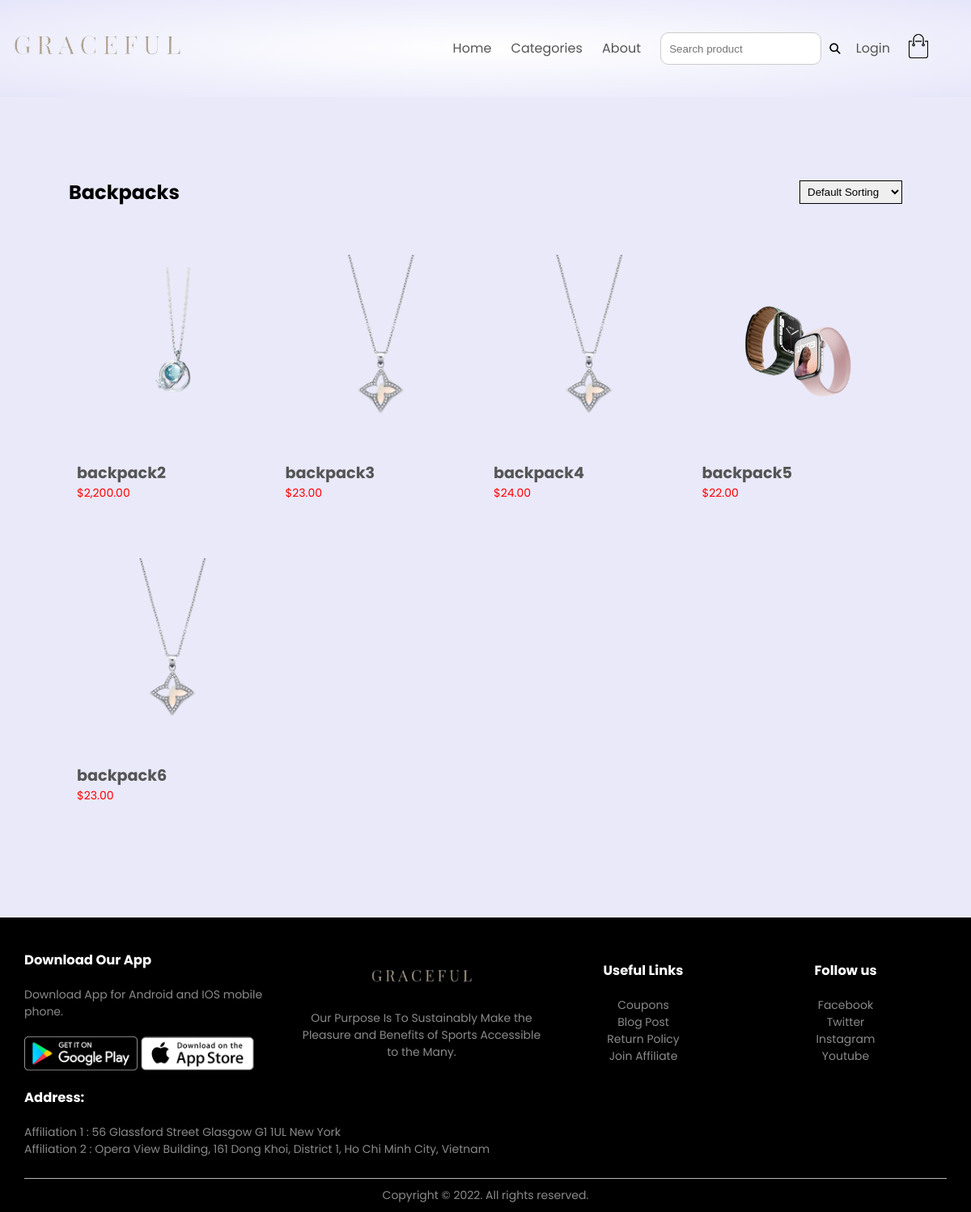
The app's page /?control=category&id=1 with its own data.
### tables this page shows
CREATE TABLE `category` (
  `category_id` int(11) NOT NULL,
  `category_name` varchar(50) NOT NULL
);

CREATE TABLE `product` (
  `product_id` int(11) NOT NULL,
  `category_id` int(11) NOT NULL,
  `product_name` varchar(255) NOT NULL,
  `product_price` varchar(100) NOT NULL,
  `product_quantity` int(11) NOT NULL,
  `product_image` varchar(50) NOT NULL,
  `product_material` varchar(255) NOT NULL,
  `product_active` int(11) NOT NULL,
  `product_description` varchar(255) NOT NULL
);

### include/cateProduct.php (the view, shortened to what this page needs)
<?php
if (isset($_GET['id'])) {
    $id = $_GET['id'];
} else {
    $id = '';
}
$orderCondition = "ORDER BY product_id asc";
if ($id == 'all') {
    $title = 'All Products';
} elseif (isset($_GET['id'])) {
    $sql_category_title = mysqli_query($conn, "SELECT * FROM category
    WHERE category_id = '$id'");
    $row_tittle = mysqli_fetch_array($sql_category_title);
    $title = $row_tittle['category_name'];
}
?>
<div class="small-container">
    <div class="row row-2">
        <h2><?php echo $title ?></h2>
        <select onchange="this.options[this.selectedIndex].value && (window.location = this.options[this.selectedIndex].value);">
            <option value="?control=category&id=<?php echo $id ?>&field=default">Default Sorting</option>
        </select>
    </div>
    <?php
    $productPerPage = 8;
    $pageNum = 1;
    $offset = ($pageNum - 1) * $productPerPage;
    if ($id == 'all') {
        $sql = "SELECT * FROM product WHERE product_active = 1 " . $orderCondition
            . " LIMIT $offset, $productPerPage";
    } else {
        $sql = "SELECT * FROM category, product
WHERE category.category_id = product.category_id AND product.category_id = '$id' AND product_active = 1 " . $orderCondition .
            " LIMIT $offset, $productPerPage";
    }
    $result = mysqli_query($conn, $sql);
    ?>
    <div style="justify-content: start;" class="row">
        <?php
        while ($col_product = mysqli_fetch_array($result)) {
        ?>
            <div class="col-4">
                <div class="p-relative">
                    <a href="?control=detail&id=<?php echo $col_product['product_id'] ?>">
                        <img src="images/<?php echo $col_product['product_image']; ?>">
                    </a>
                </div>
                <div class="pdt-10">
                    <a href="?control=detail&id=<?php echo $col_product['product_id'] ?>">
                        <h4 class="h4_product"><?php echo $col_product['product_name']; ?></h4>
                    </a>
                    <p><?php echo '$' . number_format($col_product['product_price'], 2); ?></p>
                </div>
            </div>
        <?php
        }
        ?>
    </div>
</div>

### index.php (shortened to what this page needs)
<?php
include("db/connect.php");
?>
<!DOCTYPE html>
<html lang="en">
<head>
    <link rel="stylesheet" href="/DoAnWeb\Project\css\style.css">
    <link rel="stylesheet" href="https://cdnjs.cloudflare.com/ajax/libs/font-awesome/4.7.0/css/font-awesome.min.css" />
</head>
<body>
    <?php
    include('include/topbar.php');
    if (isset($_GET['control'])) {
        $temp = $_GET['control'];
    } else {
        $temp = '';
    }
    if ($temp == 'category') {
        include('include/cateProduct.php');
    } elseif ($temp == 'detail') {
        include('include/productDetail.php');
    } elseif ($temp == 'cart') {
        include('include/cart.php');
    } elseif ($temp == 'search') {
        include('include/search.php');
    }
    elseif($temp == 'login' || $temp =='register') {
        include('include/account.php');
    }
    elseif(isset($_GET['About'])) {
        include('include/About.php');
    }
    else {
        include('include/home.php');
    }
    include('include/footer.php');
    ?>
</body>
</html>

### include/topbar.php (shortened to what this page needs)
<div class="header">
    <div class="container">
        <div class="navbar">
            <div class="logo">
                <a href="index.php"><img src="images/12.png" width="300px"></a>
            </div>
            <nav>
                <ul id="MenuItems">
                    <li><a href="index.php" class="hova">Home</a></li>
                    <div class="dropdown">
                        <li><a href="?control=category&id=all" class="hova">Categories</a></li>
                    </div>
                    <li><a href="?About" class="hova">About</a></li>
                    <li style="margin-right:5px;">
                        <form style="display:flex" action="index.php?control=search" id="searchForm" method="POST">
                            <input type="search" class="input-search" name="keyword" placeholder="Search product" required oninvalid="setCustomValidity('Please enter a keyword')" oninput="setCustomValidity('')">
                            <button type="submit" style="background: inherit;" name="search" class="button-search"><i class="fa-solid fa-magnifying-glass"></i></button>
                        </form>
                    </li>
                    <?php
                    if (isset($_SESSION['userName'])) {
                    ?>
                        <li><a class="hovUDL" href="?control=login">
                                <svg width="512" viewBox="0 0 512 512" height="512" enable-background="new 0 0 512 512" id="Layer_1" xmlns="">
                                    <g>
                                        <g>
                                            <path d="m433 512c-11.046 0-20-8.954-20-20 0-78.299-63.701-142-142-142h-30c-78.299 0-142 63.701-142 142 0 11.046-8.954 20-20 20s-20-8.954-20-20c0-100.355 81.645-182 182-182h30c100.355 0 182 81.645 182 182 0 11.046-8.954 20-20 20z"></path>
                                        </g>
                                        <g>
                                            <path d="m254 270c-74.439 0-135-60.561-135-135s60.561-135 135-135 135 60.561 135 135-60.561 135-135 135zm0-230c-52.383 0-95 42.617-95 95s42.617 95 95 95 95-42.617 95-95-42.617-95-95-95z"></path>
                                        </g>
                                    </g>
                                </svg>
                                <?php echo $_SESSION['userName'] ?>
                            </a>
                            &nbsp;|&nbsp;
                            <a class="hovUDL" href="include/logout.php"><i class="fa fa-sign-out" aria-hidden="true"></i> Logout</a>
                        </li>
                    <?php
                    } else {
                    ?>
                        <li><a href="?control=login" class="hova">Login </a></li>
                    <?php
                    }
                    ?>
                </ul>
            </nav>
            <a href="?control=cart"><img src="images/cart.png" width="30px" height="30px"></a>
        </div>
    </div>
</div>

### include/footer.php
<div class="footer">
        <div class="container">
            <div class="row">
                <div class="footer-col-1">
                    <h3>Download Our App</h3>
                    <p>
                        Download App for Android and IOS mobile phone.
                    </p>
                    <div class="app-logo">
                        <a href=""><img src="images/play-store.png"></a>
                        <a href=""><img src="images/app-store.png"></a>
                    </div>
                </div>
                <div class="footer-col-2">
                    <img src="images/12.png">
                    <p>
                        Our Purpose Is To Sustainably Make the Pleasure and Benefits of Sports Accessible to the Many.
                    </p>
                </div>
                <div class="footer-col-3">
                    <h3>Useful Links</h3>
                    <ul>
                        <li><a href="#" class="footer-a">Coupons</a></li>
                        <li><a href="" class="footer-a">Blog Post</a></li>
                        <li><a href="" class="footer-a">Return Policy</a></li>
                        <li><a href="" class="footer-a">Join Affiliate</a></li>
                    </ul>
                </div>
                <div class="footer-col-4">
                    <h3>Follow us</h3>
                    <ul>
                        <li><a href="#" class="footer-a">Facebook</a>
                        <li><a href="#" class="footer-a">Twitter</a>
                        <li><a href="#" class="footer-a">Instagram</a>
                        <li><a href="#" class="footer-a">Youtube</a>
                    </ul>
                </div>
                <div class="footer-col-5">
                    <h3>Address: </h3>
                    <ul>
                        <li>Affiliation 1 : 56 Glassford Street Glasgow G1 1UL New York</li>
                        <li>Affiliation 2 : Opera View Building, 161 Dong Khoi, District 1, Ho Chi Minh City, Vietnam</li>
                    </ul>
                </div>
            </div>
            <hr>
            <div style="text-align:center;">
            Copyright © 2022. All rights reserved.
            </div>
        </div>
    </div>

### css/style.css (style rules this page uses)
* { margin: 0; padding: 0; box-sizing: border-box; }
body { font-family: 'Poppins', sans-serif; background-color: rgb(233, 233, 250); }
.navbar { cursor: pointer; display: flex; align-items: center; margin-left: -80px; padding: 20px; }
nav { flex: 1; text-align: right; }
nav ul { display: inline-block; list-style-type: none; }
nav ul li { display: inline-block; margin-right: 20px; }
a { text-decoration: none; color: #555; transition: all .3s; }
p { color: #555; }
.dropdown { position: relative; display: inline-block; }
.container { max-width: 1300px; margin: auto; padding-left: 25px; padding-right: 25px; border-radius: 5px; padding: 10px 30px; }
.row { display: flex; align-items: center; flex-wrap: wrap; justify-content: space-around; }
.header { background: radial-gradient(white,lavender); }
.small-container { max-width: 1080px; margin: auto; padding-left: 25px; padding-right: 25px; }
.col-4 { flex-basis: 25%; padding: 10px; min-width: 200px; margin-bottom: 50px; transition: transform 0.5s; }
.col-4 img { width: 100%; }
h4 { font-size: larger; color: #555; font-weight: bold; }
.col-4 p { color: red; font-size: 14px; }
.p-relative { position: relative; }
.footer-a { color: #8a8a8a; transition: all .4s; }
.footer { background: #000; color: #8a8a8a; font-size: 14px; padding: 30px 0 0; }
.footer p { color: #8a8a8a; }
.footer h3 { color: #fff; margin-bottom: 20px; }
.footer-col-1, .footer-col-2, .footer-col-3, .footer-col-4,.footer-col-5 { min-width: 250px; margin-bottom: 15px; }
.footer-col-1 { flex-basis: 30%; }
.footer-col-2 { flex: 1; text-align: center; }
.footer-col-2 img { width: 180px; margin-bottom: 20px; }
.footer-col-3, .footer-col-4 { flex-basis: 12%; text-align: center; }
.footer-col-5 { flex-basis: 100%; }
ul { list-style-type: none; }
.app-logo { margin-top: 20px; }
.app-logo img { width: 140px; transition: all .2s; }
.footer hr { border: none; background: #b5b5b5; height: 1px; margin: 10px 0; }
@media only screen and (min-width: 992px) { #MenuItems { display: block; } }
.row-2 { justify-content: space-between; margin: 100px auto 50px; }
select { border: 1px solid ; padding: 5px; }
form input { width: 95% !important; height: 40px; margin: 10px 0; padding: 0 10px; border: 1px solid #ccc; }
.h4_product { transition: all .3s; }
.pdt-10 { padding-top:10px; }
.input-search { border-radius: 10px; }
.button-search { padding:10px; border: none; cursor: pointer; }

### records on screen
category: category_name "Backpacks"
product: product_image (picture), product_name "backpack2", product_price "2,200.00"
product: product_image (picture), product_name "backpack3", product_price "23.00"
product: product_image (picture), product_name "backpack4", product_price "24.00"
product: product_image (picture), product_name "backpack5", product_price "22.00"
product: product_image (picture), product_name "backpack6", product_price "23.00"
